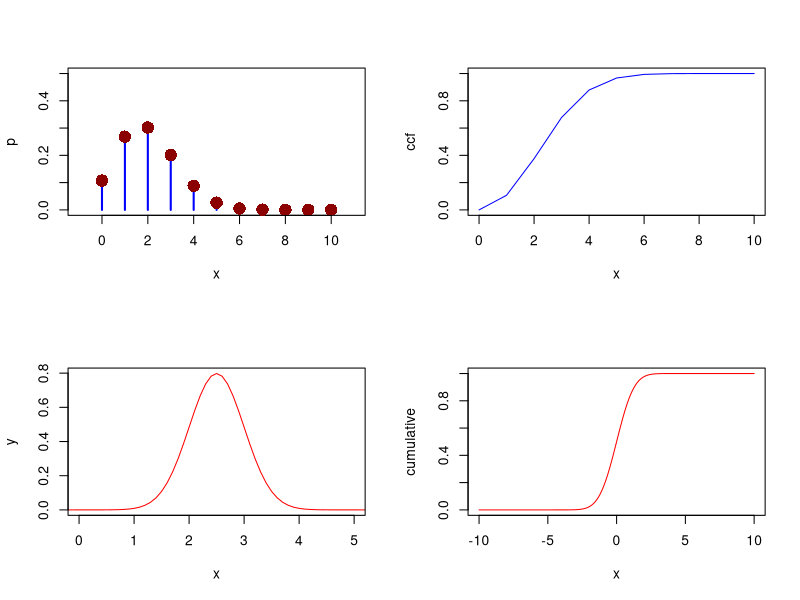

Source code (R):
set.seed(100)

par(mfrow=c(2,2))

n=10
p=1/5
x=0:10
p=dbinom(x,size=n,prob=p)
plot(x,p,type="h",xlim=c(-1,11),ylim=c(0,0.5),lwd=2,col="blue",ylab="p")
points(x,p,pch=16,cex=2,col="dark red")

ccf = c(0,p[1],p[1]+p[2],p[1]+p[2]+p[3],p[1]+p[2]+p[3]+p[4],p[1]+p[2]+p[3]+p[4]+p[5],
        p[1]+p[2]+p[3]+p[4]+p[5]+p[6],p[1]+p[2]+p[3]+p[4]+p[5]+p[6]+p[7],
        p[1]+p[2]+p[3]+p[4]+p[5]+p[6]+p[7]+p[8],
        p[1]+p[2]+p[3]+p[4]+p[5]+p[6]+p[7]+p[8]+p[9],
        p[1]+p[2]+p[3]+p[4]+p[5]+p[6]+p[7]+p[8]+p[9]+p[10])
plot(x,ccf,type="l",col="blue")

x <- seq(-10, 10, by = .1)
y <- dnorm(x, mean = 2.5, sd = 0.5)
plot(x,y,type="l",col="red",xlim = c(0,5))

cumulative<-pnorm(x, 0, 1)
plot(x, cumulative, col="red",type="l")

